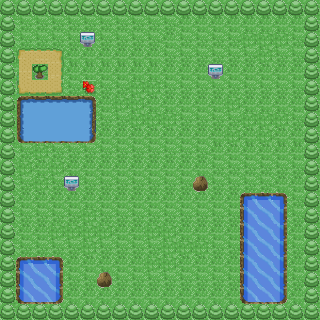

Tiled map render using the project's own tile images. Description and the map definition, with tile-layer contents summarised, below:
An orthogonal 20x20 tile map with 16x16 px tiles, 1 tile layer (Tile Layer 1).

<map version="1.0" orientation="orthogonal" renderorder="right-down" width="20" height="20" tilewidth="16" tileheight="16">
 <tileset firstgid="1" name="testTerrain" tilewidth="16" tileheight="16">
  <image source="../pngs/testTerrain.png" trans="ffffff" width="208" height="128" />
 </tileset>
 <layer name="Tile Layer 1" width="20" height="20">
  <data>[400 cells, 400 non-empty, 34 distinct tile ids]</data>
 </layer>
</map>